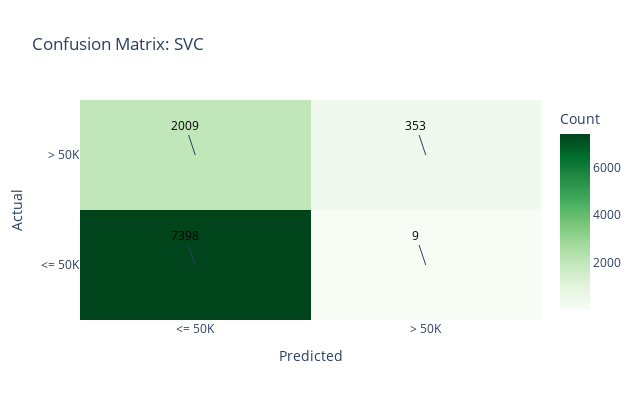
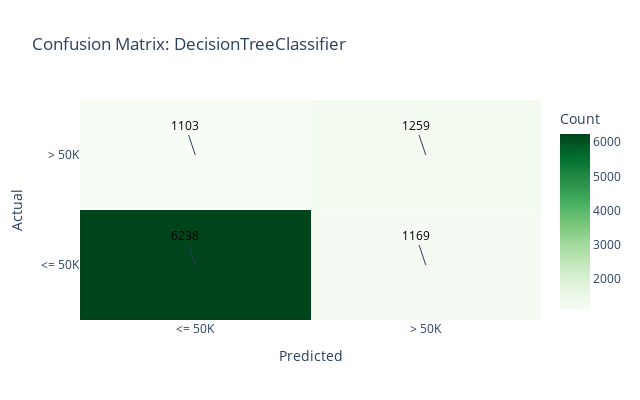
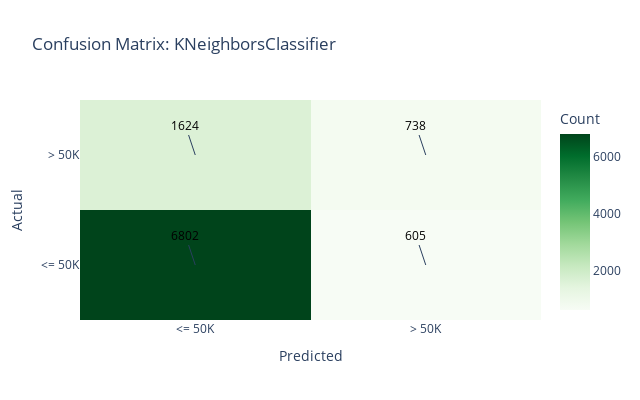
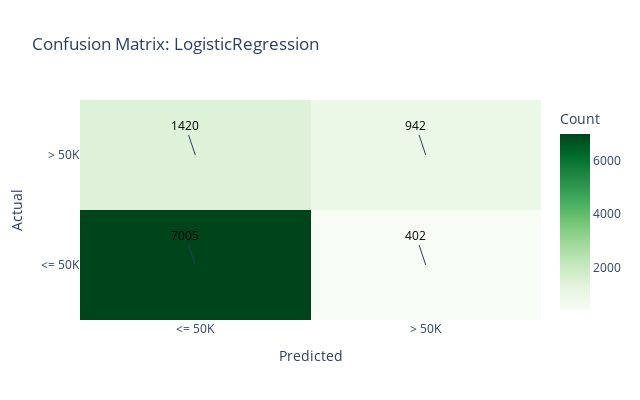

Here is the notebook cell these charts were saved with, in order:
### Code cell
for model in numeric_models:
    plot_confusion_matrix(confusion_matrix(y_test, model['Prediction']), model['Model'])

### Figure 1 — Plotly figure (JSON) as saved in the notebook; plotly's stock layout.template omitted (floating-point values rounded to 4 significant figures)
{"data": [{"colorbar": {"title": {"text": "Count"}}, "colorscale": [[0, "rgb(247,252,245)"], [0.125, "rgb(229,245,224)"], [0.25, "rgb(199,233,192)"], [0.375, "rgb(161,217,155)"], [0.5, "rgb(116,196,118)"], [0.625, "rgb(65,171,93)"], [0.75, "rgb(35,139,69)"], [0.875, "rgb(0,109,44)"], [1, "rgb(0,68,27)"]], "hoverongaps": true, "type": "heatmap", "x": ["<= 50K", "> 50K"], "y": ["<= 50K", "> 50K"], "z": [[7398, 9], [2009, 353]]}], "layout": {"annotations": [{"font": {"color": "black"}, "showarrow": true, "text": "7398", "x": "<= 50K", "y": "<= 50K"}, {"font": {"color": "black"}, "showarrow": true, "text": "9", "x": "> 50K", "y": "<= 50K"}, {"font": {"color": "black"}, "showarrow": true, "text": "2009", "x": "<= 50K", "y": "> 50K"}, {"font": {"color": "black"}, "showarrow": true, "text": "353", "x": "> 50K", "y": "> 50K"}], "height": 400, "title": {"text": "Confusion Matrix: SVC"}, "width": 640, "xaxis": {"title": {"text": "Predicted"}}, "yaxis": {"title": {"text": "Actual"}}}}

### Figure 2 — Plotly figure (JSON) as saved in the notebook; plotly's stock layout.template omitted (floating-point values rounded to 4 significant figures)
{"data": [{"colorbar": {"title": {"text": "Count"}}, "colorscale": [[0, "rgb(247,252,245)"], [0.125, "rgb(229,245,224)"], [0.25, "rgb(199,233,192)"], [0.375, "rgb(161,217,155)"], [0.5, "rgb(116,196,118)"], [0.625, "rgb(65,171,93)"], [0.75, "rgb(35,139,69)"], [0.875, "rgb(0,109,44)"], [1, "rgb(0,68,27)"]], "hoverongaps": true, "type": "heatmap", "x": ["<= 50K", "> 50K"], "y": ["<= 50K", "> 50K"], "z": [[6238, 1169], [1103, 1259]]}], "layout": {"annotations": [{"font": {"color": "black"}, "showarrow": true, "text": "6238", "x": "<= 50K", "y": "<= 50K"}, {"font": {"color": "black"}, "showarrow": true, "text": "1169", "x": "> 50K", "y": "<= 50K"}, {"font": {"color": "black"}, "showarrow": true, "text": "1103", "x": "<= 50K", "y": "> 50K"}, {"font": {"color": "black"}, "showarrow": true, "text": "1259", "x": "> 50K", "y": "> 50K"}], "height": 400, "title": {"text": "Confusion Matrix: DecisionTreeClassifier"}, "width": 640, "xaxis": {"title": {"text": "Predicted"}}, "yaxis": {"title": {"text": "Actual"}}}}

### Figure 3 — Plotly figure (JSON) as saved in the notebook; plotly's stock layout.template omitted (floating-point values rounded to 4 significant figures)
{"data": [{"colorbar": {"title": {"text": "Count"}}, "colorscale": [[0, "rgb(247,252,245)"], [0.125, "rgb(229,245,224)"], [0.25, "rgb(199,233,192)"], [0.375, "rgb(161,217,155)"], [0.5, "rgb(116,196,118)"], [0.625, "rgb(65,171,93)"], [0.75, "rgb(35,139,69)"], [0.875, "rgb(0,109,44)"], [1, "rgb(0,68,27)"]], "hoverongaps": true, "type": "heatmap", "x": ["<= 50K", "> 50K"], "y": ["<= 50K", "> 50K"], "z": [[6802, 605], [1624, 738]]}], "layout": {"annotations": [{"font": {"color": "black"}, "showarrow": true, "text": "6802", "x": "<= 50K", "y": "<= 50K"}, {"font": {"color": "black"}, "showarrow": true, "text": "605", "x": "> 50K", "y": "<= 50K"}, {"font": {"color": "black"}, "showarrow": true, "text": "1624", "x": "<= 50K", "y": "> 50K"}, {"font": {"color": "black"}, "showarrow": true, "text": "738", "x": "> 50K", "y": "> 50K"}], "height": 400, "title": {"text": "Confusion Matrix: KNeighborsClassifier"}, "width": 640, "xaxis": {"title": {"text": "Predicted"}}, "yaxis": {"title": {"text": "Actual"}}}}

### Figure 4 — Plotly figure (JSON) as saved in the notebook; plotly's stock layout.template omitted (floating-point values rounded to 4 significant figures)
{"data": [{"colorbar": {"title": {"text": "Count"}}, "colorscale": [[0, "rgb(247,252,245)"], [0.125, "rgb(229,245,224)"], [0.25, "rgb(199,233,192)"], [0.375, "rgb(161,217,155)"], [0.5, "rgb(116,196,118)"], [0.625, "rgb(65,171,93)"], [0.75, "rgb(35,139,69)"], [0.875, "rgb(0,109,44)"], [1, "rgb(0,68,27)"]], "hoverongaps": true, "type": "heatmap", "x": ["<= 50K", "> 50K"], "y": ["<= 50K", "> 50K"], "z": [[7005, 402], [1420, 942]]}], "layout": {"annotations": [{"font": {"color": "black"}, "showarrow": true, "text": "7005", "x": "<= 50K", "y": "<= 50K"}, {"font": {"color": "black"}, "showarrow": true, "text": "402", "x": "> 50K", "y": "<= 50K"}, {"font": {"color": "black"}, "showarrow": true, "text": "1420", "x": "<= 50K", "y": "> 50K"}, {"font": {"color": "black"}, "showarrow": true, "text": "942", "x": "> 50K", "y": "> 50K"}], "height": 400, "title": {"text": "Confusion Matrix: LogisticRegression"}, "width": 640, "xaxis": {"title": {"text": "Predicted"}}, "yaxis": {"title": {"text": "Actual"}}}}
